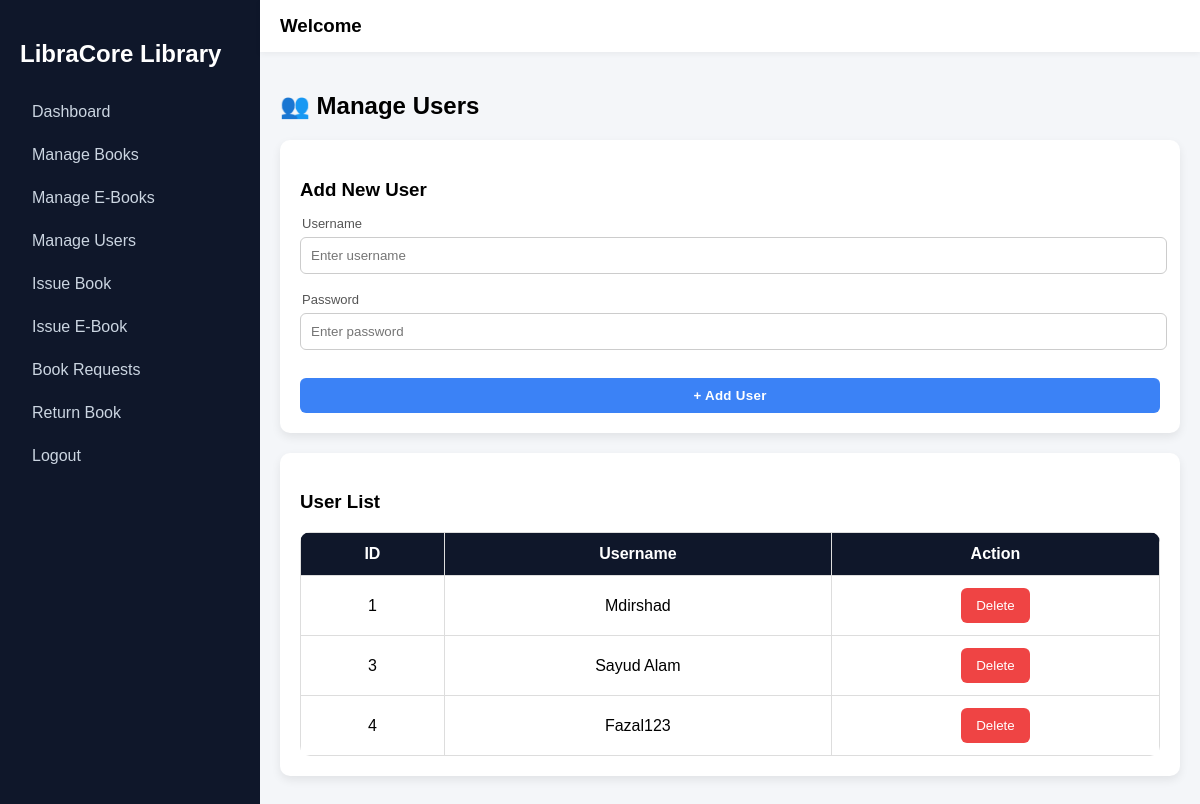
Screenshot of /users (signed in) with the database file from the repository.
### models.py (models this page shows)
class User(db.Model):
    id = db.Column(db.Integer, primary_key=True)
    username = db.Column(db.String(100), unique=True, nullable=False)
    password = db.Column(db.String(200), nullable=False)

### routes/users.py (the view)
@users.route('/users')
def users_page():
    if 'user' not in session:
        return redirect('/')
    all_users = User.query.all()
    return render_template(
        'users.html',
        users=all_users,
        user=session['user']
    )

### templates/users.html (shortened to what this page needs)
{% extends "base.html" %}
{% block content %}
<h2 class="page-title">👥 Manage Users</h2>
<div class="card">
    <h3 style="margin-bottom:15px;">Add New User</h3>
    <form method="POST" action="/add_user">
        <div class="form-group">
            <label style="font-size:13px; color:#555;">Username</label>
            <input type="text" name="username" placeholder="Enter username" required>
        </div>
        <div class="form-group">
            <label style="font-size:13px; color:#555;">Password</label>
            <input type="password" name="password" placeholder="Enter password" required>
        </div>
        <button class="btn btn-primary" style="width:100%; margin-top:10px;">
            + Add User
        </button>
    </form>
</div>
<div class="card">
    <h3>User List</h3>
    <table>
        <tr>
            <th>ID</th>
            <th>Username</th>
            <th>Action</th>
        </tr>
        {% for u in users %}
        <tr>
            <td>{{ u.id }}</td>
            <td>{{ u.username }}</td>
            <td>
                <a href="/delete_user/{{ u.id }}">
                    <button class="btn btn-danger">Delete</button>
                </a>
            </td>
        </tr>
        {% endfor %}
    </table>
</div>
{% endblock %}

### templates/base.html (style rules this page uses)
body { margin:0; font-family: Arial; display:flex; background:#f4f6f9; }
table { width:100%; background:white; border-collapse:collapse; border-radius:10px; overflow:hidden; transition:0.3s; }
th, td { padding:12px; border-bottom:1px solid #eee; text-align:center; }
button { padding:8px 12px; background:#3b82f6; color:white; border:none; border-radius:6px; cursor:pointer; transition:0.2s; }

### templates/users.html (style rules this page uses)
.page-title { margin-bottom:20px; }
.card { background:white; padding:20px; border-radius:10px; box-shadow:0 4px 10px rgba(0,0,0,0.08); margin-bottom:20px; }
.form-group label { display:block; text-align:left; margin-left:2px; margin-bottom:6px; font-weight:500; color:#444; }
.form-group { margin-bottom:18px; padding-right:15px; }
.form-group input { text-align:left; }
input { width:100%; padding:10px; border-radius:6px; border:1px solid #ccc; transition:0.2s; }
.btn-primary { font-weight:600; letter-spacing:0.3px; }
.btn { padding:10px 15px; border:none; border-radius:6px; cursor:pointer; }
.btn-primary { background:#3b82f6; color:white; }
.btn-danger { background:#ef4444; color:white; }
table { width:100%; border-collapse:collapse; }
th { background:#0f172a; color:white; }
td, th { padding:12px; text-align:center; border:1px solid #ddd; }

### rows the page displays
User: id "1", username "Mdirshad"
User: id "3", username "Sayud Alam"
User: id "4", username "Fazal123"
